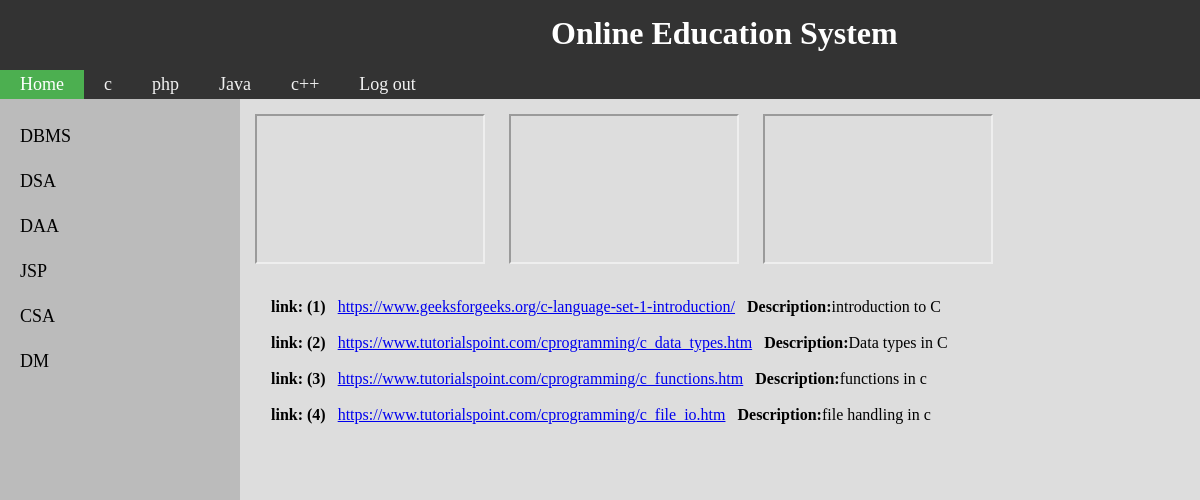
Screenshot of /OnlineEducationSystem/c1.php (signed in) with the database file from the repository.
### tables this page shows
CREATE TABLE `youtube` (
  `id` int(11) NOT NULL,
  `link` varchar(1000) NOT NULL,
  `branch` varchar(50) NOT NULL,
  `about` varchar(100) NOT NULL DEFAULT '3'
);

CREATE TABLE `link` (
  `id` int(200) NOT NULL,
  `link` varchar(500) NOT NULL,
  `branch` varchar(500) NOT NULL,
  `about` varchar(500) NOT NULL
);

### OnlineEducationSystem/c1.php (the view, shortened to what this page needs)
<html>
    <head>
    </head>
    <body>
        <div class="topnav" ><h1>&nbsp;&nbsp;&nbsp;&nbsp;&nbsp;&nbsp;&nbsp;&nbsp;&nbsp;&nbsp;&nbsp;&nbsp;Online Education System</h1></div>
        <div class="topnav" >
            <a class="active" href="educature/home.php">Home</a>
            <a href="c1.php">c</a>
            <a href="php.php">php</a>
            <a href="java.php">Java</a>
            <a href="c++.php">c++</a>
            <a href="logout.php">Log out</a>
        </div>
        <div class="row" style="margin:0px;height:10000px" >
            <div class="left" style="background-color:#bbb;" >
                <ul id="myMenu" name="">
                    <li><a href="ce.php" onc>DBMS</a></li>
                    <li><a href="dsa.php">DSA</a></li>
                    <li><a href="daa.php">DAA</a></li>
                    <li><a href="jsp.php">JSP</a></li>
                    <li><a href="csa.php">CSA</a></li>
                    <li><a href="dm.php">DM</a></li>
                </ul>
            </div>
            <div class="right" style="background-color:#ddd;">
                <?php
                try {
                    $dbhandler = new PDO('mysql:host=127.0.0.1;dbname=php', 'root', '');
                    $dbhandler->setAttribute(PDO::ATTR_ERRMODE, PDO::ERRMODE_EXCEPTION);
                    $query = $dbhandler->query('select * from youtube where branch="c"');
                    echo '<table class="right" style="background-color:#ddd;">';
                    while ($r = $query->fetch()) {
                        echo'
                             <iframe width="230" height="150" src="' . $r['link'] . '">
                             </iframe>&nbsp;&nbsp;&nbsp;&nbsp;&nbsp';
                    }
                    $query = $dbhandler->query('select * from link where branch="c"');
                    echo '<table class="right" style="background-color:#ddd;">';
                    $i = 1;
                    while ($r = $query->fetch()) {
                        $fnm = $r['link'];
                        echo  "&nbsp;&nbsp;&nbsp;&nbsp;<b>link: (" . $i . ")</b>&nbsp;&nbsp;&nbsp;<a href='$fnm' target='_blank'>" . $fnm . '</a>&nbsp;&nbsp;&nbsp;<b>Description:</b>' . $r['about'] . '<br><br>';
                        $i++;
                    }
                } catch (PDOException $e) {
                    echo $e->getMessage();
                    die();
                }
                ?>
            </div>
        </div>
    </body>
</html>

### OnlineEducationSystem/c1.php (style rules this page uses)
body { background-color: #ddd; margin: 0px; }
h1 { color: white; padding: 5px; align-items: center; margin: 20px; margin-top: 10px; margin-bottom: 40px; margin-left: 450px; margin-right: 50px; height: 20px; }
div { margin: 0px; }
.topnav { overflow: hidden; background-color: #333; }
.topnav a { float: left; color: #f2f2f2; text-align: center; padding: 4px 20px; text-decoration: none; font-size: 18px; }
.topnav a.active { background-color: #4CAF50; color: white; }
* { box-sizing: border-box; }
.row { display: flex; }
.left { flex: 20%; padding: 15px 0; }
.right { flex: 80%; padding: 15px; }
#myMenu { list-style-type: none; padding: 0; margin: 0; }
#myMenu li a { backgrxound-color: #f6f6f6; padding: 12px 20px; text-decoration: none; font-size: 18px; color: black; display: block; }

### rows the page displays
link: link "https://www.geeksforgeeks.org/c-language-set-1-introduction/"
link: link "https://www.tutorialspoint.com/cprogramming/c_data_types.htm"
link: link "https://www.tutorialspoint.com/cprogramming/c_functions.htm"
link: link "https://www.tutorialspoint.com/cprogramming/c_file_io.htm"
